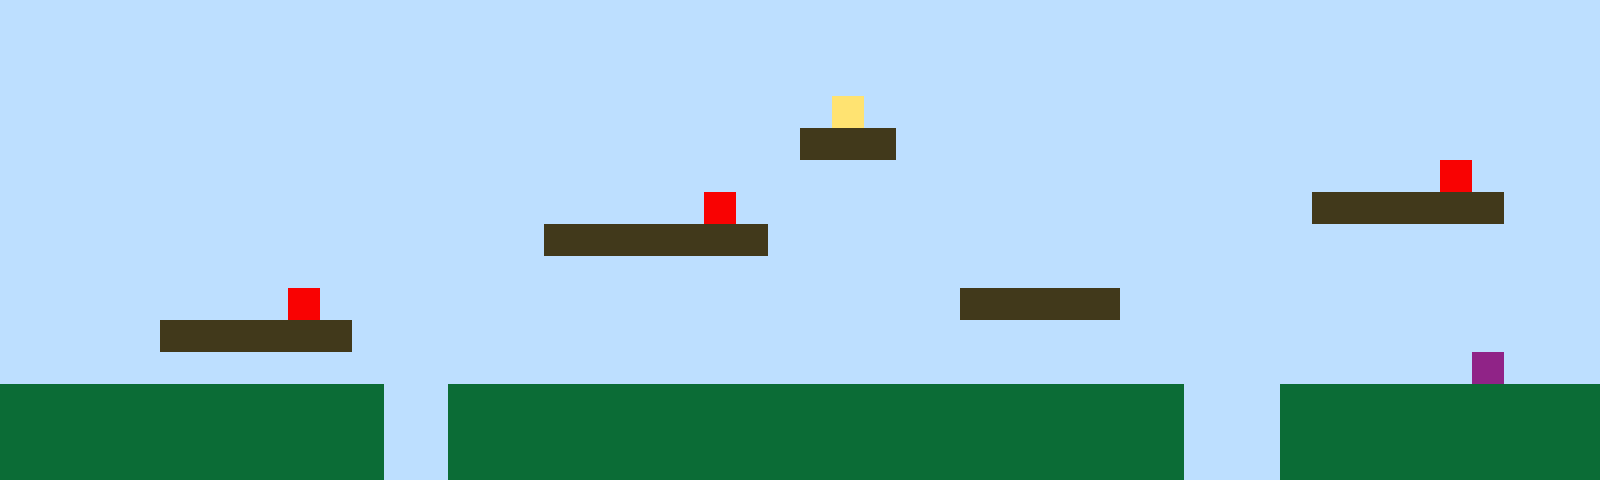

Rendered tile map (Tiled .tmx) drawn with the repository's tilesets; below, a short description and the full map source, tile grids included:
An orthogonal 50x15 tile map with 32x32 px tiles, 1 tile layer (Tile Layer 1).

<map version="1.10" tiledversion="1.11.2" orientation="orthogonal" renderorder="right-up" width="50" height="15" tilewidth="32" tileheight="32" infinite="0" nextlayerid="2" nextobjectid="1"><editorsettings><export target="map1.csv" format="csv" /></editorsettings><tileset firstgid="1" name="sprites" tilewidth="32" tileheight="32" tilecount="6" columns="3"><image source="sprites.png" width="96" height="64" /></tileset><layer id="1" name="Tile Layer 1" width="50" height="15"><data encoding="csv">1,1,1,1,1,1,1,1,1,1,1,1,1,1,1,1,1,1,1,1,1,1,1,1,1,1,1,1,1,1,1,1,1,1,1,1,1,1,1,1,1,1,1,1,1,1,1,1,1,1,1,1,1,1,1,1,1,1,1,1,1,1,1,1,1,1,1,1,1,1,1,1,1,1,1,1,1,1,1,1,1,1,1,1,1,1,1,1,1,1,1,1,1,1,1,1,1,1,1,1,1,1,1,1,1,1,1,1,1,1,1,1,1,1,1,1,1,1,1,1,1,1,1,1,1,1,1,1,1,1,1,1,1,1,1,1,1,1,1,1,1,1,1,1,1,1,1,1,1,1,1,1,1,1,1,1,1,1,1,1,1,1,1,1,1,1,1,1,1,1,1,1,1,1,1,1,4,1,1,1,1,1,1,1,1,1,1,1,1,1,1,1,1,1,1,1,1,1,1,1,1,1,1,1,1,1,1,1,1,1,1,1,1,1,1,1,1,1,1,1,1,1,1,1,1,3,3,3,1,1,1,1,1,1,1,1,1,1,1,1,1,1,1,1,1,1,1,1,1,1,1,1,1,1,1,1,1,1,1,1,1,1,1,1,1,1,1,1,1,1,1,1,1,1,1,1,1,1,1,1,1,1,1,1,1,1,1,1,1,1,1,1,1,1,1,5,1,1,1,1,1,1,1,1,1,1,1,1,1,1,1,1,1,1,1,1,1,1,1,1,1,1,5,1,1,1,1,1,1,1,1,1,1,1,1,1,1,1,1,1,1,3,3,3,3,3,3,1,1,1,1,1,1,1,1,1,1,1,1,1,1,1,1,1,1,1,1,3,3,3,3,3,3,3,1,1,1,1,1,1,1,1,1,1,1,1,1,1,1,1,1,1,1,1,1,1,1,1,1,1,1,1,1,1,1,1,1,1,1,1,1,1,1,1,1,1,1,1,1,1,1,1,1,1,1,1,1,1,1,1,1,1,1,1,1,1,1,1,1,1,1,1,1,1,1,1,1,1,1,1,1,1,1,1,1,1,1,1,1,5,1,1,1,1,1,1,1,1,1,1,1,1,1,1,1,1,1,1,1,1,3,3,3,3,3,1,1,1,1,1,1,1,1,1,1,1,1,1,1,1,1,1,1,1,1,3,3,3,3,3,3,1,1,1,1,1,1,1,1,1,1,1,1,1,1,1,1,1,1,1,1,1,1,1,1,1,1,1,1,1,1,1,1,1,1,1,1,1,1,1,1,1,1,1,1,1,1,1,1,1,1,1,1,1,1,1,1,1,1,1,1,1,1,1,1,1,1,1,1,1,1,1,1,1,1,1,1,1,1,1,1,1,1,1,1,1,6,1,1,1,2,2,2,2,2,2,2,2,2,2,2,2,1,1,2,2,2,2,2,2,2,2,2,2,2,2,2,2,2,2,2,2,2,2,2,2,2,1,1,1,2,2,2,2,2,2,2,2,2,2,2,2,2,2,2,2,2,2,2,2,2,2,1,1,2,2,2,2,2,2,2,2,2,2,2,2,2,2,2,2,2,2,2,2,2,2,2,1,1,1,2,2,2,2,2,2,2,2,2,2,2,2,2,2,2,2,2,2,2,2,2,2,1,1,2,2,2,2,2,2,2,2,2,2,2,2,2,2,2,2,2,2,2,2,2,2,2,1,1,1,2,2,2,2,2,2,2,2,2,2</data></layer></map>
